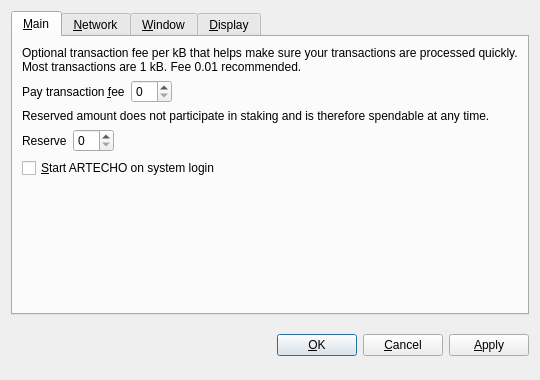
<?xml version="1.0" encoding="UTF-8"?>
<ui version="4.0">
 <class>OptionsDialog</class>
 <widget class="QDialog" name="OptionsDialog">
  <property name="geometry">
   <rect>
    <x>0</x>
    <y>0</y>
    <width>540</width>
    <height>380</height>
   </rect>
  </property>
  <property name="windowTitle">
   <string>Options</string>
  </property>
  <property name="modal">
   <bool>true</bool>
  </property>
  <layout class="QVBoxLayout" name="verticalLayout">
   <item>
    <widget class="QTabWidget" name="tabWidget">
     <property name="tabPosition">
      <enum>QTabWidget::North</enum>
     </property>
     <property name="currentIndex">
      <number>0</number>
     </property>
     <widget class="QWidget" name="tabMain">
      <attribute name="title">
       <string>&amp;Main</string>
      </attribute>
      <layout class="QVBoxLayout" name="verticalLayout_Main">
       <item>
        <widget class="QLabel" name="transactionFeeInfoLabel">
         <property name="text">
          <string>Optional transaction fee per kB that helps make sure your transactions are processed quickly. Most transactions are 1 kB. Fee 0.01 recommended.</string>
         </property>
         <property name="textFormat">
          <enum>Qt::PlainText</enum>
         </property>
         <property name="wordWrap">
          <bool>true</bool>
         </property>
        </widget>
       </item>
       <item>
        <layout class="QHBoxLayout" name="horizontalLayoutFee">
         <item>
          <widget class="QLabel" name="transactionFeeLabel">
           <property name="text">
            <string>Pay transaction &amp;fee</string>
           </property>
           <property name="textFormat">
            <enum>Qt::PlainText</enum>
           </property>
           <property name="buddy">
            <cstring>transactionFee</cstring>
           </property>
          </widget>
         </item>
         <item>
          <widget class="BitcoinAmountField" name="transactionFee"/>
         </item>
         <item>
          <spacer name="horizontalSpacerFee">
           <property name="orientation">
            <enum>Qt::Horizontal</enum>
           </property>
           <property name="sizeHint" stdset="0">
            <size>
             <width>40</width>
             <height>20</height>
            </size>
           </property>
          </spacer>
         </item>
        </layout>
       </item>
       <item>
        <widget class="QLabel" name="reserveBalanceInfoLabel">
         <property name="text">
          <string>Reserved amount does not participate in staking and is therefore spendable at any time.</string>
         </property>
         <property name="textFormat">
          <enum>Qt::PlainText</enum>
         </property>
         <property name="wordWrap">
          <bool>true</bool>
         </property>
        </widget>
       </item>
       <item>
        <layout class="QHBoxLayout" name="horizontalLayoutReserveBalance">
         <item>
          <widget class="QLabel" name="reserveBalanceLabel">
           <property name="text">
            <string>Reserve</string>
           </property>
           <property name="textFormat">
            <enum>Qt::PlainText</enum>
           </property>
           <property name="buddy">
            <cstring>reserveBalance</cstring>
           </property>
          </widget>
         </item>
         <item>
          <widget class="BitcoinAmountField" name="reserveBalance"/>
         </item>
         <item>
          <spacer name="horizontalSpacerReserveBalance">
           <property name="orientation">
            <enum>Qt::Horizontal</enum>
           </property>
           <property name="sizeHint" stdset="0">
            <size>
             <width>40</width>
             <height>20</height>
            </size>
           </property>
          </spacer>
         </item>
        </layout>
       </item>
       <item>
        <widget class="QCheckBox" name="bitcoinAtStartup">
         <property name="toolTip">
          <string>Automatically start ARTECHO after logging in to the system.</string>
         </property>
         <property name="text">
          <string>&amp;Start ARTECHO on system login</string>
         </property>
        </widget>
       </item>
       <item>
        <spacer name="verticalSpacer_Main">
         <property name="orientation">
          <enum>Qt::Vertical</enum>
         </property>
         <property name="sizeHint" stdset="0">
          <size>
           <width>20</width>
           <height>40</height>
          </size>
         </property>
        </spacer>
       </item>
      </layout>
     </widget>
     <widget class="QWidget" name="tabNetwork">
      <attribute name="title">
       <string>&amp;Network</string>
      </attribute>
      <layout class="QVBoxLayout" name="verticalLayout_Network">
       <item>
        <widget class="QCheckBox" name="mapPortUpnp">
         <property name="toolTip">
          <string>Automatically open the ARTECHO client port on the router. This only works when your router supports UPnP and it is enabled.</string>
         </property>
         <property name="text">
          <string>Map port using &amp;UPnP</string>
         </property>
        </widget>
       </item>
       <item>
        <widget class="QCheckBox" name="connectSocks">
         <property name="toolTip">
          <string>Connect to the ARTECHO network through a SOCKS proxy (e.g. when connecting through Tor).</string>
         </property>
         <property name="text">
          <string>&amp;Connect through SOCKS proxy:</string>
         </property>
        </widget>
       </item>
       <item>
        <layout class="QHBoxLayout" name="horizontalLayout_Network">
         <item>
          <widget class="QLabel" name="proxyIpLabel">
           <property name="text">
            <string>Proxy &amp;IP:</string>
           </property>
           <property name="textFormat">
            <enum>Qt::PlainText</enum>
           </property>
           <property name="buddy">
            <cstring>proxyIp</cstring>
           </property>
          </widget>
         </item>
         <item>
          <widget class="QValidatedLineEdit" name="proxyIp">
           <property name="maximumSize">
            <size>
             <width>140</width>
             <height>16777215</height>
            </size>
           </property>
           <property name="toolTip">
            <string>IP address of the proxy (e.g. 127.0.0.1)</string>
           </property>
          </widget>
         </item>
         <item>
          <widget class="QLabel" name="proxyPortLabel">
           <property name="text">
            <string>&amp;Port:</string>
           </property>
           <property name="textFormat">
            <enum>Qt::PlainText</enum>
           </property>
           <property name="buddy">
            <cstring>proxyPort</cstring>
           </property>
          </widget>
         </item>
         <item>
          <widget class="QLineEdit" name="proxyPort">
           <property name="maximumSize">
            <size>
             <width>55</width>
             <height>16777215</height>
            </size>
           </property>
           <property name="toolTip">
            <string>Port of the proxy (e.g. 9050)</string>
           </property>
          </widget>
         </item>
         <item>
          <widget class="QLabel" name="socksVersionLabel">
           <property name="text">
            <string>SOCKS &amp;Version:</string>
           </property>
           <property name="textFormat">
            <enum>Qt::PlainText</enum>
           </property>
           <property name="buddy">
            <cstring>socksVersion</cstring>
           </property>
          </widget>
         </item>
         <item>
          <widget class="QValueComboBox" name="socksVersion">
           <property name="toolTip">
            <string>SOCKS version of the proxy (e.g. 5)</string>
           </property>
          </widget>
         </item>
         <item>
          <spacer name="horizontalSpacer_Network">
           <property name="orientation">
            <enum>Qt::Horizontal</enum>
           </property>
           <property name="sizeHint" stdset="0">
            <size>
             <width>40</width>
             <height>20</height>
            </size>
           </property>
          </spacer>
         </item>
        </layout>
       </item>
       <item>
        <spacer name="verticalSpacer_Network">
         <property name="orientation">
          <enum>Qt::Vertical</enum>
         </property>
         <property name="sizeHint" stdset="0">
          <size>
           <width>20</width>
           <height>40</height>
          </size>
         </property>
        </spacer>
       </item>
      </layout>
     </widget>
     <widget class="QWidget" name="tabWindow">
      <attribute name="title">
       <string>&amp;Window</string>
      </attribute>
      <layout class="QVBoxLayout" name="verticalLayout_Window">
       <item>
        <widget class="QCheckBox" name="minimizeToTray">
         <property name="toolTip">
          <string>Show only a tray icon after minimizing the window.</string>
         </property>
         <property name="text">
          <string>&amp;Minimize to the tray instead of the taskbar</string>
         </property>
        </widget>
       </item>
       <item>
        <widget class="QCheckBox" name="minimizeOnClose">
         <property name="toolTip">
          <string>Minimize instead of exit the application when the window is closed. When this option is enabled, the application will be closed only after selecting Quit in the menu.</string>
         </property>
         <property name="text">
          <string>M&amp;inimize on close</string>
         </property>
        </widget>
       </item>
       <item>
        <spacer name="verticalSpacer_Window">
         <property name="orientation">
          <enum>Qt::Vertical</enum>
         </property>
         <property name="sizeHint" stdset="0">
          <size>
           <width>20</width>
           <height>40</height>
          </size>
         </property>
        </spacer>
       </item>
      </layout>
     </widget>
     <widget class="QWidget" name="tabDisplay">
      <attribute name="title">
       <string>&amp;Display</string>
      </attribute>
      <layout class="QVBoxLayout" name="verticalLayout_Display">
       <item>
        <layout class="QHBoxLayout" name="horizontalLayout_1_Display">
         <item>
          <widget class="QLabel" name="langLabel">
           <property name="text">
            <string>User Interface &amp;language:</string>
           </property>
           <property name="textFormat">
            <enum>Qt::PlainText</enum>
           </property>
           <property name="buddy">
            <cstring>lang</cstring>
           </property>
          </widget>
         </item>
         <item>
          <widget class="QValueComboBox" name="lang">
           <property name="toolTip">
            <string>The user interface language can be set here. This setting will take effect after restarting ARTECHO.</string>
           </property>
          </widget>
         </item>
        </layout>
       </item>
       <item>
        <layout class="QHBoxLayout" name="horizontalLayout_2_Display">
         <item>
          <widget class="QLabel" name="unitLabel">
           <property name="text">
            <string>&amp;Unit to show amounts in:</string>
           </property>
           <property name="textFormat">
            <enum>Qt::PlainText</enum>
           </property>
           <property name="buddy">
            <cstring>unit</cstring>
           </property>
          </widget>
         </item>
         <item>
          <widget class="QValueComboBox" name="unit">
           <property name="toolTip">
            <string>Choose the default subdivision unit to show in the interface and when sending coins.</string>
           </property>
          </widget>
         </item>
        </layout>
       </item>
       <item>
        <widget class="QCheckBox" name="displayAddresses">
         <property name="toolTip">
          <string>Whether to show ARTECHO addresses in the transaction list or not.</string>
         </property>
         <property name="text">
          <string>&amp;Display addresses in transaction list</string>
         </property>
        </widget>
       </item>
       <item>
        <widget class="QCheckBox" name="coinControlFeatures">
         <property name="toolTip">
          <string>Whether to show coin control features or not.</string>
         </property>
         <property name="text">
          <string>Display coin &amp;control features (experts only!)</string>
         </property>
        </widget>
       </item>
       <item>
        <spacer name="verticalSpacer_Display">
         <property name="orientation">
          <enum>Qt::Vertical</enum>
         </property>
         <property name="sizeHint" stdset="0">
          <size>
           <width>20</width>
           <height>40</height>
          </size>
         </property>
        </spacer>
       </item>
      </layout>
     </widget>
    </widget>
   </item>
   <item>
    <layout class="QHBoxLayout" name="horizontalLayout_Buttons">
     <item>
      <spacer name="horizontalSpacer_1">
       <property name="orientation">
        <enum>Qt::Horizontal</enum>
       </property>
       <property name="sizeHint" stdset="0">
        <size>
         <width>40</width>
         <height>48</height>
        </size>
       </property>
      </spacer>
     </item>
     <item>
      <widget class="QLabel" name="statusLabel">
       <property name="font">
        <font>
         <weight>75</weight>
         <bold>true</bold>
        </font>
       </property>
       <property name="text">
        <string/>
       </property>
       <property name="textFormat">
        <enum>Qt::PlainText</enum>
       </property>
       <property name="wordWrap">
        <bool>true</bool>
       </property>
      </widget>
     </item>
     <item>
      <spacer name="horizontalSpacer_2">
       <property name="orientation">
        <enum>Qt::Horizontal</enum>
       </property>
       <property name="sizeHint" stdset="0">
        <size>
         <width>40</width>
         <height>48</height>
        </size>
       </property>
      </spacer>
     </item>
     <item>
      <widget class="QPushButton" name="okButton">
       <property name="text">
        <string>&amp;OK</string>
       </property>
      </widget>
     </item>
     <item>
      <widget class="QPushButton" name="cancelButton">
       <property name="text">
        <string>&amp;Cancel</string>
       </property>
       <property name="autoDefault">
        <bool>false</bool>
       </property>
      </widget>
     </item>
     <item>
      <widget class="QPushButton" name="applyButton">
       <property name="text">
        <string>&amp;Apply</string>
       </property>
       <property name="autoDefault">
        <bool>false</bool>
       </property>
      </widget>
     </item>
    </layout>
   </item>
  </layout>
 </widget>
 <customwidgets>
  <customwidget>
   <class>BitcoinAmountField</class>
   <extends>QSpinBox</extends>
   <header>bitcoinamountfield.h</header>
  </customwidget>
  <customwidget>
   <class>QValueComboBox</class>
   <extends>QComboBox</extends>
   <header>qvaluecombobox.h</header>
  </customwidget>
  <customwidget>
   <class>QValidatedLineEdit</class>
   <extends>QLineEdit</extends>
   <header>qvalidatedlineedit.h</header>
  </customwidget>
 </customwidgets>
 <resources/>
 <connections/>
</ui>
